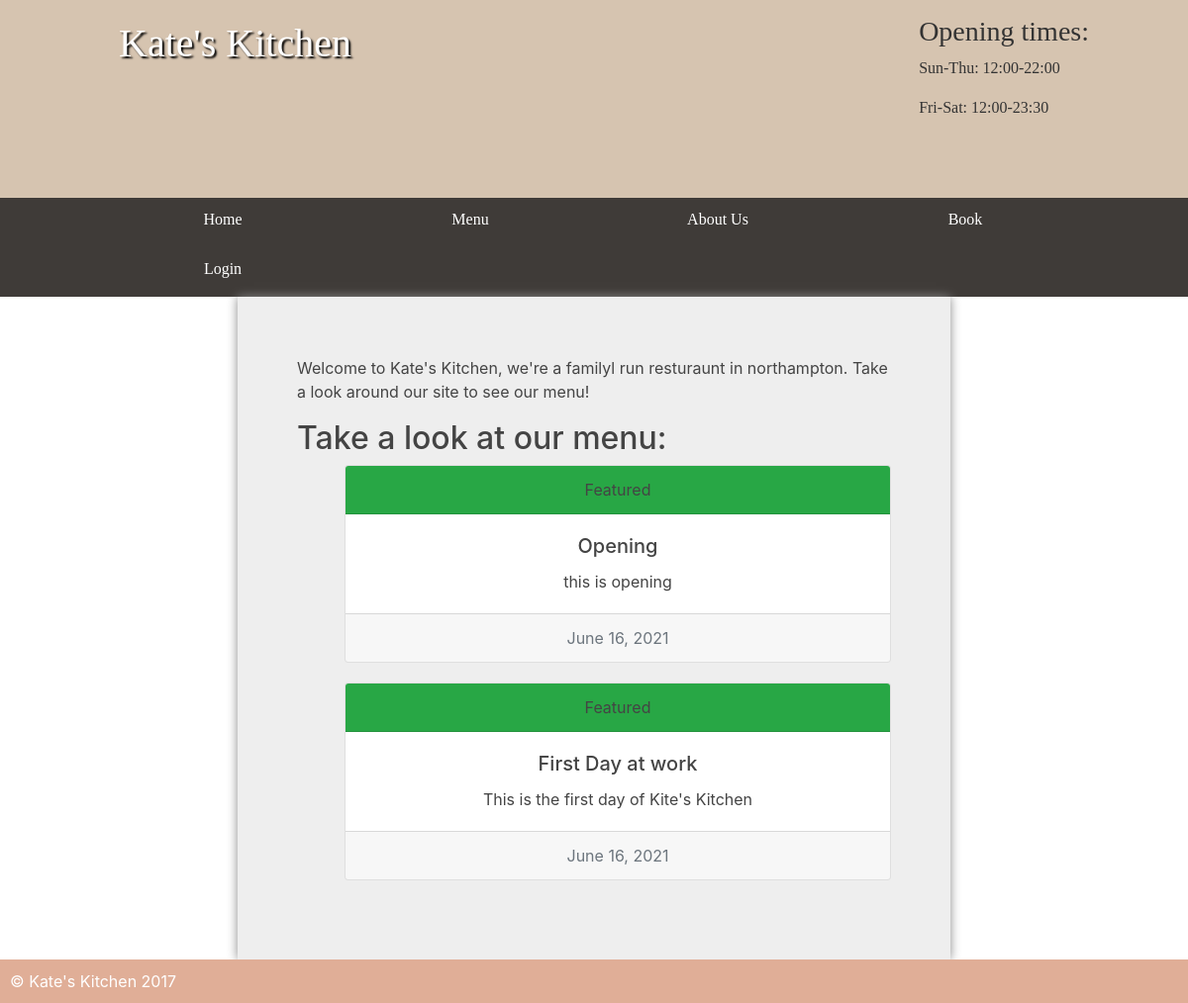
The page / on the database its author committed.
### User/models.py (models this page shows, shortened)
class Updates(models.Model):
    updateTitle=models.CharField(max_length=50)
    updateDescription=models.CharField( max_length=150)
    updateDates=models.DateField()

### User/views.py (the view)
# urls.py: path("",views.userPage,name="User Page"),
def userPage(request):
    variables=    {
        'categories':Category.objects.all(),
        'updates':Updates.objects.all()
    };
    return render(request,"index.html",variables)

### template/index.html (shortened to what this page needs)
{% extends 'base.html' %}
{% block main %}
<main class="home">
		<p>Welcome to Kate's Kitchen, we're a familyl run resturaunt in northampton. Take a look around our site to see our menu!</a></p>
		<h2>Take a look at our menu:</h2>
				<ul>
			{% for singleUpdates in updates %}
<div class="card text-center" style="margin-bottom:20px;">
  <div class="card-header bg-success">
    Featured
  </div>
  <div class="card-body">
    <h5 class="card-title">{{singleUpdates.updateTitle}}</h5>
    <p class="card-text">{{singleUpdates.updateDescription}}</p>
  </div>
  <div class="card-footer text-muted">
    {{singleUpdates.updateDates}}
  </div>
</div>
{% endfor %}
	</main>
    {% endblock main %}

### static/styles.css (style rules this page uses)
* { margin: 0; padding: 0; }
html { font-family: 'Oxygen-Regular', verdana, sans-serif; }
body { background-color: #A7AAA3; }
main ul { margin-left: 3em; }
main { min-height: 50vh; background-color: #eee; width: 70vw; display: block; margin: auto; box-shadow: 0px 0px 10px #888; color: #444; }
main h2 { font-size: 2em; }
.home { padding: 5vw; width: 60vw; }
p, li, h2 { margin-bottom: 1em; }

### rows shown on the page
Updates: updateTitle "Opening", updateDescription "this is opening", updateDates "June 16, 2021"
Updates: updateTitle "First Day at work", updateDescription "This is the first day of Kite's Kitchen", updateDates "June 16, 2021"
